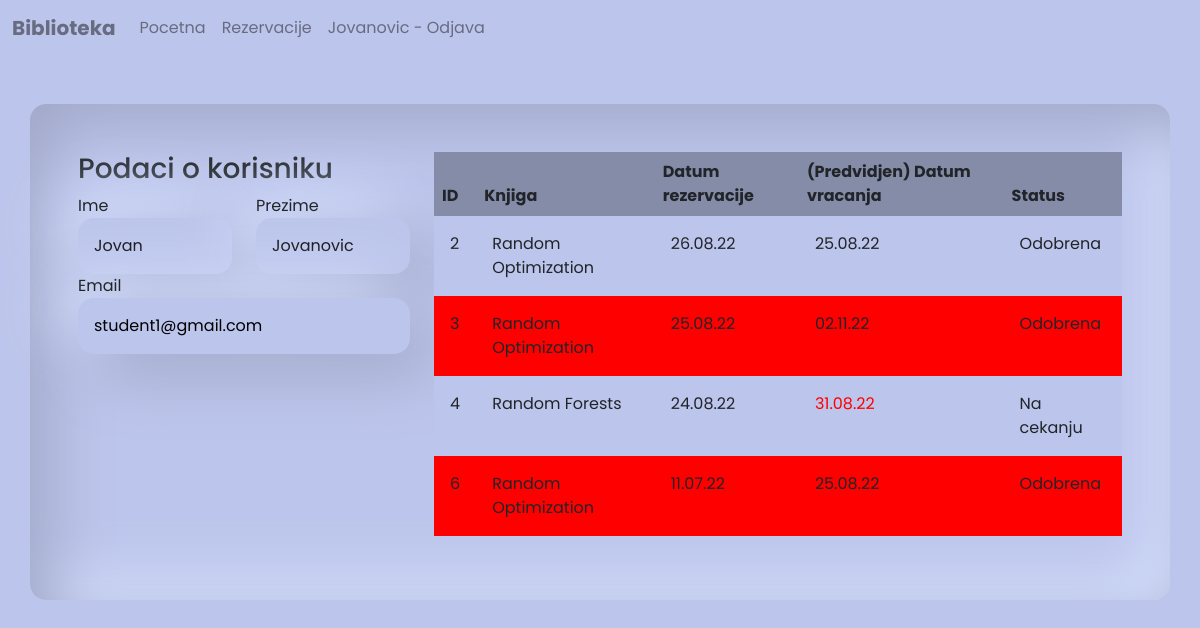
Page /app/views/reservationList.php?id=1 (signed in) on the committed database.
### tables this page shows
CREATE TABLE `users` (
  `id` int(11) NOT NULL,
  `fname` varchar(50) NOT NULL,
  `lname` varchar(50) NOT NULL,
  `email` varchar(100) NOT NULL,
  `password` varchar(255) NOT NULL,
  `role_id` int(11) NOT NULL,
  `allowed` int(11) NOT NULL
);

CREATE TABLE `reservations` (
  `id` int(11) NOT NULL,
  `book_id` int(11) NOT NULL,
  `user_id` int(11) NOT NULL,
  `reservation_date` datetime DEFAULT current_timestamp(),
  `reservation_return` datetime DEFAULT NULL,
  `allowed` int(11) NOT NULL DEFAULT 0
);

CREATE TABLE `books` (
  `id` int(11) NOT NULL,
  `name` varchar(50) NOT NULL,
  `isbn` varchar(50) DEFAULT NULL,
  `publishing_year` int(11) NOT NULL,
  `publisher` varchar(50) NOT NULL,
  `stock` int(11) NOT NULL,
  `description` text DEFAULT NULL,
  `type_id` int(11) NOT NULL
);

### app/controllers/UserController.php (called while the page is built, shortened)
<?php
class UserController
{
    public static function getUser($uid)
    {
        $connection = mysqli_connect('localhost', 'root', '', 'biblioteka');
        $query = "SELECT * FROM users WHERE id = $uid";
        $result = $connection->query($query);
        if ($result->num_rows != 0) {
            $user = $result->fetch_assoc();
            return $user;
        }
        return false;
    }
}

### app/controllers/ReservationController.php (called while the page is built, shortened)
<?php
class ReservationController
{
    public static function getReservationsForUser($uid)
    {
        $connection = mysqli_connect('localhost', 'root', '', 'biblioteka');
        $query = "SELECT reservations.id as 'rid', books.id as 'bid', users.id as 'uid',users.*, books.name, reservations.reservation_date, reservations.reservation_return, reservations.allowed FROM reservations INNER JOIN users on reservations.user_id = users.id INNER JOIN books on books.id = reservations.book_id WHERE users.id = $uid";
        $result = $connection->query($query);
        if ($result->num_rows != 0) {
            $reservations = $result->fetch_all(MYSQLI_ASSOC);
            return $reservations;
        } else {
            return false;
        }
    }
}
require "UserController.php";

### app/views/reservationList.php (the view, shortened to what this page needs)
<!DOCTYPE html>
<html lang="en">
<head>
    <?php require './components/scripts.php'; ?>
</head>
<body>
    <?php require './components/header.php'; ?>
    <?php require '../controllers/ReservationController.php'; ?>
    <?php
    $uid = $_GET['id'];
    $reservations = ReservationController::getReservationsForUser($uid);
    $user = UserController::getUser($uid);
    ?>
    <div class="container mt-3">
        <div class="row">
            <div class="col-md-4">
                <h3>Podaci o korisniku</h3>
                <div class="row">
                    <div class="col-md-6">
                        <label>Ime</label>
                        <input disabled type="text" class="form-control" value="<?= $user['fname'] ?>">
                    </div>
                    <div class="col-md-6">
                        <label>Prezime</label>
                        <input disabled type="text" class="form-control" value="<?= $user['lname'] ?>">
                    </div>
                </div>
                <div class="row">
                    <div class="col-md-12">
                        <label>Email</label>
                        <input disabled type="text" class="form-control" value="<?= $user['email'] ?>">
                    </div>
                </div>
            </div>
            <div class="col-md-8">
                <table class="table">
                    <thead>
                        <th>ID</th>
                        <th>Knjiga</th>
                        <th>Datum rezervacije</th>
                        <th>(Predvidjen) Datum vracanja</th>
                        <th>Status</th>
                    </thead>
                    <tbody>
                        <?php foreach ($reservations as $reservation) : ?>
                        <?php
                        $reservation_date = new DateTime($reservation['reservation_date']);
                        $reservation_date_1 = new DateTime($reservation['reservation_date']);
                        $reservation_return = new DateTime($reservation['reservation_return']);
                        $currentDate = $reservation_date_1->modify('+30 day');
                        ?>
                        <tr <?php if($currentDate < $reservation_return):?> style="background-color:red !important;" <?php endif;?>>
                            <td><?= $reservation['rid'] ?></td>
                            <td><?= $reservation['name'] ?></td>
                            <td><?= $reservation_date->format('d.m.y') ?></td>
                            <?php if ($reservation["reservation_return"] == null) : ?>
                            <td style="color:red;"><?= $reservation_return->format('d.m.y') ?></td>
                            <?php else : ?>
                            <td><?= $reservation_return->format('d.m.y') ?></td>
                            <?php endif; ?>
                            <td>
                                <?php if ($reservation["allowed"] == 1) : ?>
                                Odobrena
                                <?php else : ?>
                                Na cekanju
                                <?php endif; ?>
                            </td>
                        </tr>
                        <?php endforeach; ?>
                    </tbody>
                </table>
            </div>
        </div>
</body>
</html>

### app/views/style/style.css (style rules this page uses)
* { background-color: #bcc5eb !important; font-family: 'Poppins', sans-serif; }
.container { box-shadow: 20px 20px 60px #a0a7c800, -20px -20px 60px #d8e3ff00, inset 20px 20px 60px #a0a7c8, inset -20px -20px 60px #d8e3ff !important; padding: 3rem; border-radius: 1rem; }
table { border-radius: 1rem !important; }
tr, td { background-color: transparent !important; border: transparent !important; padding: 1rem !important; }
thead, th { background-color: #858ca8 !important; border: transparent !important; padding: .5 rem 1rem !important; }
input, textarea, select { background-color: var(--background); box-shadow: 20px 20px 60px #a0a7c8, -20px -20px 60px #d8e3ff, inset 20px 20px 60px #a0a7c800, inset -20px -20px 60px #d8e3ff00 !important; border: none !important; transition: 250ms ease-in-out all; color: black !important; padding: 1rem !important; border-radius: 1rem !important; }
.col-md-12, .col-md-6, .row, label, .col-md-2, .col-md-8, span, .form-group, h4, .form-label, form, a, li, ul, h3, .col-md-10, .col-md-4, h1, i, h2, strong, button { background-color: transparent !important; }

### rows in the picture
users: fname "Jovan", lname "Jovanovic", email "student1@gmail.com"
reservations: id "2", book.name "Random Optimization", reservation_date "26.08.22", reservation_return "25.08.22", allowed "Odobrena"
reservations: id "3", book.name "Random Optimization", reservation_date "25.08.22", reservation_return "02.11.22", allowed "Odobrena"
reservations: id "4", book.name "Random Forests", reservation_date "24.08.22", reservation_return "31.08.22", allowed "Na cekanju"
reservations: id "6", book.name "Random Optimization", reservation_date "11.07.22", reservation_return "25.08.22", allowed "Odobrena"

### other values in the picture
$_SESSION['username'] "Jovanovic"
